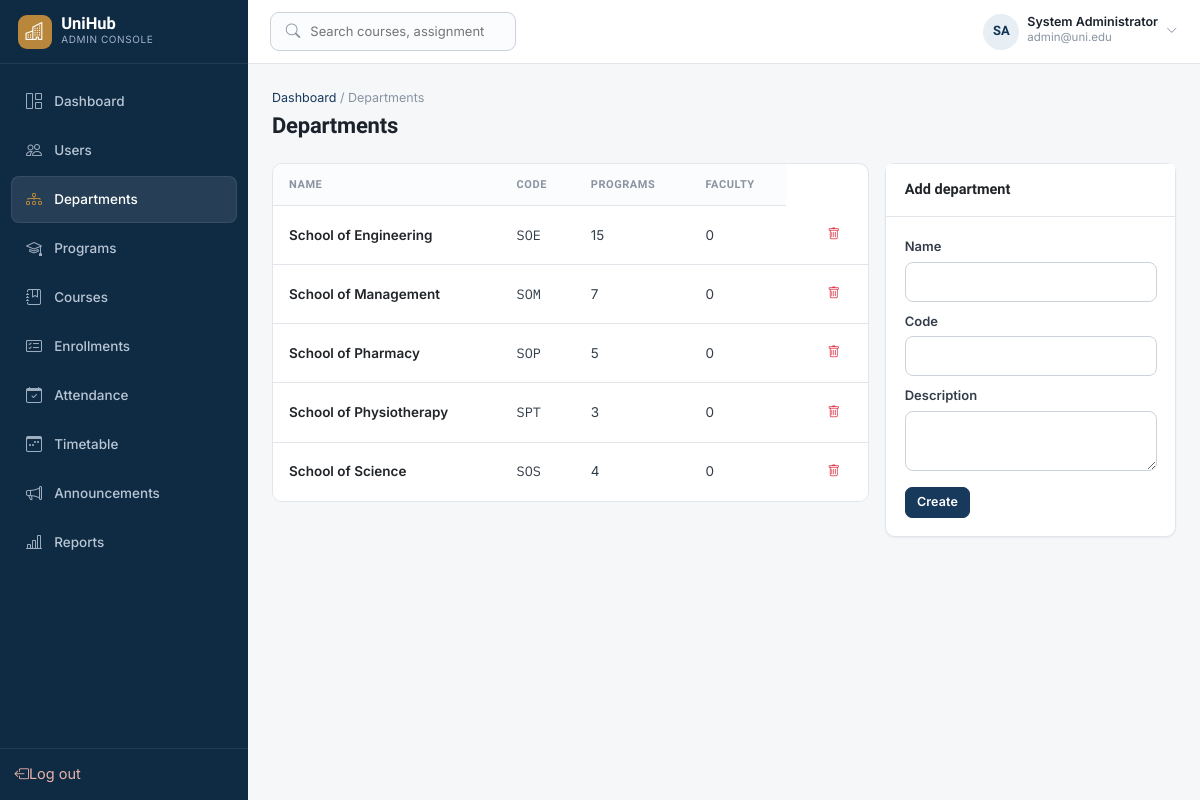
The app's page /admin/departments.php (signed in) with its own data.
### tables this page shows
CREATE TABLE `departments` (
  `department_id` int unsigned NOT NULL AUTO_INCREMENT,
  `department_name` varchar(150) NOT NULL,
  `code` varchar(20) NOT NULL,
  `description` text,
  `head_of_department` int unsigned DEFAULT NULL,
  `created_at` timestamp NOT NULL DEFAULT CURRENT_TIMESTAMP,
  PRIMARY KEY (`department_id`),
  UNIQUE KEY `department_name` (`department_name`),
  UNIQUE KEY `code` (`code`),
  KEY `fk_department_head` (`head_of_department`),
  CONSTRAINT `fk_department_head` FOREIGN KEY (`head_of_department`) REFERENCES `users` (`user_id`) ON DELETE SET NULL ON UPDATE CASCADE
);

### admin/departments.php (the view, shortened to what this page needs)
<?php
$pdo = db();
$rows = $pdo->query(
    'SELECT d.*,
            (SELECT COUNT(*) FROM programs p WHERE p.department_id = d.department_id) AS program_n,
            (SELECT COUNT(*) FROM lecturers l WHERE l.department_id = d.department_id) AS faculty_n
     FROM departments d ORDER BY d.department_name'
)->fetchAll();
require __DIR__ . '/../includes/header.php';
require __DIR__ . '/../includes/navbar.php';
?>
<div class="uh-page-head">
  <div>
    <div class="uh-breadcrumb"><a href="/admin/index.php">Dashboard</a> / Departments</div>
    <h1 class="uh-page-title">Departments</h1>
  </div>
</div>
<div class="row g-3">
  <div class="col-lg-8">
    <div class="table-responsive-card">
      <table class="table table-hover mb-0">
        <thead><tr><th>Name</th><th>Code</th><th>Programs</th><th>Faculty</th></tr></thead>
        <tbody>
        <?php foreach ($rows as $r): ?>
          <tr>
            <td class="fw-semibold text-dark"><?= htmlspecialchars($r['department_name']) ?></td>
            <td class="font-mono"><?= htmlspecialchars($r['code']) ?></td>
            <td><?= (int)$r['program_n'] ?></td>
            <td><?= (int)$r['faculty_n'] ?></td>
            <td class="text-end">
              <form method="post" class="d-inline" onsubmit="return confirm('Delete this department?');">
                <button class="btn btn-ghost btn-sm text-danger" type="submit"><i class="bi bi-trash"></i></button>
              </form>
            </td>
          </tr>
        <?php endforeach; ?>
        </tbody>
      </table>
    </div>
  </div>
  <div class="col-lg-4">
    <div class="card">
      <div class="card-header">Add department</div>
      <div class="card-body">
        <form method="post">
          <div class="mb-2"><label class="form-label">Name</label><input class="form-control" name="department_name" required></div>
          <div class="mb-2"><label class="form-label">Code</label><input class="form-control" name="code" required></div>
          <div class="mb-3"><label class="form-label">Description</label><textarea class="form-control" name="description" rows="2"></textarea></div>
          <button class="btn btn-primary btn-sm" type="submit">Create</button>
        </form>
      </div>
    </div>
  </div>
</div>
<?php require __DIR__ . '/../includes/footer.php'; ?>

### assets/css/custom.css (style rules this page uses)
:root { --brand-900: #0F2A43; --brand-800: #123454; --brand-700: #17395C; --brand-600: #1C4A73; --brand-500: #2A5F8F; --brand-100: #E7EEF4; --brand-50: #F2F6F9; --accent: #B8873B; --accent-dark: #93692C; --accent-bg: #FBF3E4; --surface: #F5F7F9; --card: #FFFFFF; --border: #E2E5EA; --border-strong: #CBD2DA; --text-900: #1B222C; --text-700: #333D49; --text-600: #55606C; --text-400: #8993A1; --success: #1D7A5A; --success-bg: #E7F5EF; --warning: #B7791F; --warning-bg: #FDF3E0; --danger: #C0392B; --danger-bg: #FCEAE8; --info: #2D6E9E; --info-bg: #E7F1F8; --radius-sm: 6px; --radius: 10px; --radius-lg: 14px; --shadow-sm: 0 1px 2px rgba(15, 42, 67, 0.06); --shadow: 0 2px 10px rgba(15, 42, 67, 0.07); --shadow-lg: 0 8px 28px rgba(15, 42, 67, 0.12); --sidebar-w: 248px; --topbar-h: 64px; }
* { box-sizing: border-box; }
body { font-family: "Inter", system-ui, sans-serif; background: var(--surface); color: var(--text-900); font-size: 14.5px; line-height: 1.55; -webkit-font-smoothing: antialiased; margin: 0; }
h1, h2, h3, h4, h5, h6, .font-display { font-family: "Lexend", system-ui, sans-serif; color: var(--text-900); letter-spacing: -0.01em; }
.font-mono { font-family: "IBM Plex Mono", monospace; }
a { color: var(--brand-700); text-decoration: none; }
.btn { font-weight: 600; font-size: 13.5px; border-radius: 8px; padding: 0.5rem 1rem; letter-spacing: 0.01em; }
.btn-sm { padding: 0.32rem 0.7rem; font-size: 12.5px; border-radius: 7px; }
.btn-primary { background: var(--brand-700); border-color: var(--brand-700); color: #fff; }
.btn-ghost { background: transparent; border: 1px solid transparent; color: var(--text-600); }
.card { border: 1px solid var(--border); border-radius: var(--radius); box-shadow: var(--shadow-sm); background: var(--card); }
.card-header { background: #fff; border-bottom: 1px solid var(--border); font-family: "Lexend", system-ui, sans-serif; font-weight: 600; padding: 0.9rem 1.15rem; }
.card-body { padding: 1.15rem; }
.table { font-size: 13.5px; margin-bottom: 0; }
.table thead th { font-family: "Lexend", system-ui, sans-serif; font-size: 11px; text-transform: uppercase; letter-spacing: 0.05em; color: var(--text-400); border-bottom: 1px solid var(--border); font-weight: 600; padding: 0.75rem 1rem; background: #FBFCFD; white-space: nowrap; }
.table tbody td { padding: 0.85rem 1rem; vertical-align: middle; border-bottom: 1px solid var(--border); color: var(--text-700); }
.table tbody tr:last-child td { border-bottom: none; }
.table-responsive-card { border: 1px solid var(--border); border-radius: var(--radius); overflow: hidden; background: #fff; }
.form-label { font-weight: 600; font-size: 13px; color: var(--text-700); margin-bottom: 0.35rem; }
.form-control, .form-select { border: 1px solid var(--border-strong); border-radius: 8px; font-size: 13.5px; padding: 0.55rem 0.8rem; color: var(--text-900); }
.uh-page-title { font-family: "Lexend", system-ui, sans-serif; font-weight: 700; font-size: 22px; margin-bottom: 0.15rem; }
.uh-breadcrumb { font-size: 12.5px; color: var(--text-400); margin-bottom: 0.35rem; }
.uh-page-head { margin-bottom: 1.35rem; display: flex; align-items: flex-start; justify-content: space-between; flex-wrap: wrap; gap: 0.75rem; }

### records on screen
departments: department_name "School of Engineering", code "SOE", program_n "15", faculty_n "0"
departments: department_name "School of Management", code "SOM", program_n "7", faculty_n "0"
departments: department_name "School of Pharmacy", code "SOP", program_n "5", faculty_n "0"
departments: department_name "School of Physiotherapy", code "SPT", program_n "3", faculty_n "0"
departments: department_name "School of Science", code "SOS", program_n "4", faculty_n "0"

### other values on screen
$roleLabel "ADMIN CONSOLE"
$item['label'] "Dashboard"
$item['label'] "Users"
$item['label'] "Departments"
$item['label'] "Programs"
$item['label'] "Courses"
$item['label'] "Enrollments"
$item['label'] "Attendance"
$item['label'] "Timetable"
$item['label'] "Announcements"
$item['label'] "Reports"
$initials "SA"
$displayName "System Administrator"
$subLine "admin@uni.edu"
